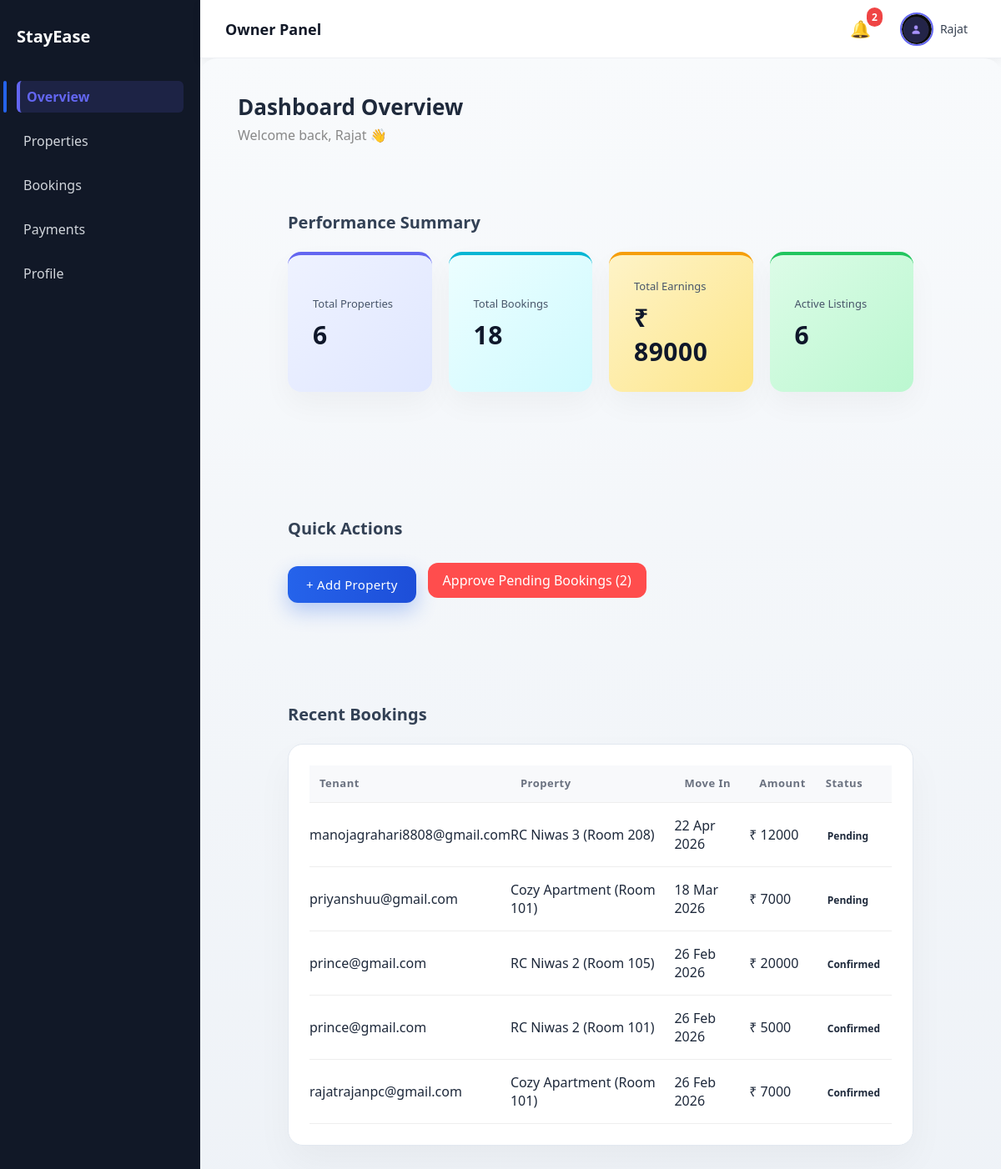
/dashboard/ (signed in), run on the app's committed database.
### accounts/models.py (models this page shows, shortened)
class UserProfile(models.Model):
    ROLE_CHOICES = [
        ('owner', 'Owner'),
        ('tenant', 'Tenant'),
    ]
    user = models.OneToOneField(User, on_delete=models.CASCADE)
    phone = models.CharField(max_length=15, blank=True, null=True)
    role = models.CharField(
        max_length=10,
        choices=ROLE_CHOICES,
        default="tenant"
    )
    profile_image = models.ImageField(upload_to="profile_pics/", blank=True)

### bookings/models.py (models this page shows, shortened)
class Booking(models.Model):
    STATUS_CHOICES = [
        ('pending', 'Pending'),
        ('confirmed', 'Confirmed'),
        ('cancelled', 'Cancelled'),
    ]
    room = models.ForeignKey(Room, on_delete=models.CASCADE, related_name="bookings")
    tenant = models.ForeignKey(User, on_delete=models.CASCADE)
    move_in_date = models.DateField()
    rent_amount = models.PositiveIntegerField()
    security_amount = models.PositiveIntegerField()
    total_amount = models.PositiveIntegerField()
    status = models.CharField(max_length=20, choices=STATUS_CHOICES, default="pending")
    created_at = models.DateTimeField(auto_now_add=True)

### properties/models.py (models this page shows, shortened)
class Room(models.Model):
    property = models.ForeignKey(
        Property,
        on_delete=models.CASCADE,
        related_name="rooms"
    )
    room_number = models.CharField(max_length=20)
    rent = models.DecimalField(max_digits=10, decimal_places=2)
    capacity = models.IntegerField()
    is_available = models.BooleanField(default=True)
    image = models.ImageField(upload_to="rooms/", blank=True, null=True)
    created_at = models.DateTimeField(auto_now_add=True)

class Property(models.Model):
    owner = models.ForeignKey(User, on_delete=models.CASCADE, related_name="properties")
    name = models.CharField(max_length=200)
    description = models.TextField()
    address = models.CharField(max_length=255, blank=True, null=True)
    city = models.CharField(max_length=100, blank=True, null=True)
    state = models.CharField(max_length=100, blank=True, null=True)
    pincode = models.CharField(max_length=10, blank=True, null=True)
    landmark = models.CharField(max_length=150, blank=True, null=True)
    main_image = models.ImageField(upload_to="properties/", blank=True, null=True)
    back_image = models.ImageField(upload_to="properties/", blank=True, null=True)
    is_active = models.BooleanField(default=False)
    is_paid_listing = models.BooleanField(default=False)
    created_at = models.DateTimeField(auto_now_add=True)

### accounts/views.py (the view, shortened to what this page needs)
# urls.py: path("dashboard/", views.dashboard, name="dashboard"),
@login_required(login_url="login")
def dashboard(request):
    profile = request.user.userprofile
    if profile.role == "owner":
        properties = Property.objects.filter(owner=request.user)
        bookings = Booking.objects.filter(room__property__owner=request.user)
        pending_count = bookings.filter(status="pending").count()
        total_properties = properties.count()
        total_bookings = bookings.count()
        total_earnings = bookings.filter(status="confirmed").aggregate(
            total=Sum("rent_amount")
        )["total"] or 0
        current_month = now().month
        monthly_revenue = bookings.filter(
            created_at__month=current_month,
            status="confirmed"
        ).aggregate(total=Sum("rent_amount"))["total"] or 0
        recent_bookings = bookings.order_by("-created_at")[:5]
        return render(request, "dashboard/owner_dashboard.html", {
            "total_properties": total_properties,
            "total_bookings": total_bookings,
            "total_earnings": total_earnings,
            "monthly_revenue": monthly_revenue,
            "recent_bookings": recent_bookings,
            "active_listings": properties.filter(is_active=True).count(),
            "pending_count": pending_count,
            "active_page": "overview"
        })

### accounts/context_processors.py (called while the page is built)
def notification_data(request):
    if request.user.is_authenticated:
        notifications = Notification.objects.filter(
            user=request.user
        ).order_by("-created_at")[:5]
        unread_count = Notification.objects.filter(
            user=request.user,
            is_read=False
        ).count()
        return {
            "notifications": notifications,
            "unread_count": unread_count,
        }
    return {}

### templates/dashboard/owner_dashboard.html
{% extends "dashboard/base_dashboard.html" %}
{% block dashboard_content %}
<div class="page-header">
    <div>
        <h1>Dashboard Overview</h1>
        <p>Welcome back, {{ request.user.first_name }} 👋</p>
    </div>
</div>
<section class="dashboard-section">
    <h2 class="section-title">Performance Summary</h2>
    <div class="stats-grid">
        <div class="stat-card">
            <span>Total Properties</span>
            <h3>{{ total_properties }}</h3>
        </div>
        <div class="stat-card">
            <span>Total Bookings</span>
            <h3>{{ total_bookings }}</h3>
        </div>
        <div class="stat-card">
            <span>Total Earnings</span>
            <h3>₹ {{ total_earnings }}</h3>
        </div>
        <div class="stat-card">
            <span>Active Listings</span>
            <h3>{{ active_listings }}</h3>
        </div>
    </div>
</section>
<section class="dashboard-section">
    <h2 class="section-title">Quick Actions</h2>
    <div class="action-buttons">
        <a href="/properties/add/"
           class="{% if pending_count == 0 %}highlight-add{% else %}primary-btn{% endif %}">
            + Add Property
        </a>
        <a href="/bookings/?status=pending"
           class="secondary-btn {% if pending_count > 0 %}alert-btn{% endif %}">
            Approve Pending Bookings
            {% if pending_count > 0 %}
                ({{ pending_count }})
            {% endif %}
        </a>
    </div>
</section>
<section class="dashboard-section">
    <h2 class="section-title">Recent Bookings</h2>
    <div class="dashboard-table">
        <table>
            <thead>
                <tr>
                    <th>Tenant</th>
                    <th>Property</th>
                    <th>Move In</th>
                    <th>Amount</th>
                    <th>Status</th>
                </tr>
            </thead>
            <tbody>
                {% for booking in recent_bookings %}
                <tr>
                    <td>{{ booking.tenant.email }}</td>
                    <td>
                        {{ booking.room.property.name }}
                        (Room {{ booking.room.room_number }})
                    </td>
                    <td>{{ booking.move_in_date|date:"d M Y" }}</td>
                    <td>₹ {{ booking.rent_amount }}</td>
                    <td>
                        <span class="status-badge {{ booking.status }}">
                            {{ booking.status|title }}
                        </span>
                    </td>
                </tr>
                {% empty %}
                <tr>
                    <td colspan="5" style="text-align:center;">
                        No bookings yet.
                    </td>
                </tr>
                {% endfor %}
            </tbody>
        </table>
    </div>
</section>
{% endblock %}

### templates/dashboard/base_dashboard.html (shortened to what this page needs)
{% load static %}
<!DOCTYPE html>
<html>
<head>
    <link rel="stylesheet" href="{% static 'css/style.css' %}">
</head>
<body>
<div class="dashboard-layout">
    <aside class="sidebar">
        <h2 class="logo">StayEase</h2>
        <nav>
        <a href="/dashboard/"
        class="{% if request.path == '/dashboard/' %}active{% endif %}">
        Overview
        </a>
        {% if request.user.userprofile.role == "owner" %}
            <a href="/properties/"
            class="{% if '/properties/' in request.path %}active{% endif %}">
            Properties
            </a>
            <a href="/bookings/"
            class="{% if '/bookings/' in request.path %}active{% endif %}">
            Bookings
            </a>
            <a href="/payments/"
            class="{% if '/payments/' in request.path %}active{% endif %}">
            Payments
            </a>
        {% endif %}
        <a href="/profile/"
        class="{% if '/profile/' in request.path or '/settings/' in request.path %}active{% endif %}">
        Profile
        </a>
    </nav>
    </aside>
    <div class="main-content">
        <div class="topbar">
            <h3>
                {% if request.user.userprofile.role == "owner" %}
                    Owner Panel
                {% else %}
                    Tenant Panel
                {% endif %}
            </h3>
            <div class="user-section">
               <div class="notification-wrapper">
                    <div class="notification-bell" onclick="toggleNotifications(event)">
                        🔔
                        {% if unread_count > 0 %}
                        <span class="notification-count">
                            {{ unread_count }}
                        </span>
                        {% endif %}
                    </div>
                </div>
               <div class="user-menu">
                    <div class="user-trigger" onclick="toggleUserMenu(event)">
                        <div class="avatar-circle">
                            {% if request.user.userprofile and request.user.userprofile.profile_image %}
                                <img src="{{ request.user.userprofile.profile_image.url }}"
                                    alt="Profile">
                            {% else %}
                                <span>
                                    {{ request.user.first_name|first|upper }}
                                </span>
                            {% endif %}
                        </div>
                        <span class="user-name">
                            {{ request.user.first_name }}
                        </span>
                    </div>
                </div>
            </div>
        </div>
        <div class="content-area">
            {% block dashboard_content %}
            {% endblock %}
        </div>
    </div>
</div>
</body>
</html>

### data on the page
Booking: tenant.email "manojagrahari8808@gmail.com", room.property.name "RC Niwas 3", room.room_number "208", move_in_date "22 Apr 2026", rent_amount "12000", status "Pending"
Booking: tenant.email "priyanshuu@gmail.com", room.property.name "Cozy Apartment", room.room_number "101", move_in_date "18 Mar 2026", rent_amount "7000", status "Pending"
Booking: tenant.email "prince@gmail.com", room.property.name "RC Niwas 2", room.room_number "105", move_in_date "26 Feb 2026", rent_amount "20000", status "Confirmed"
Booking: tenant.email "prince@gmail.com", room.property.name "RC Niwas 2", room.room_number "101", move_in_date "26 Feb 2026", rent_amount "5000", status "Confirmed"
Booking: tenant.email "rajatrajanpc@gmail.com", room.property.name "Cozy Apartment", room.room_number "101", move_in_date "26 Feb 2026", rent_amount "7000", status "Confirmed"

### other printed values
{{ unread_count }} "2"
{{ request.user.first_name }} "Rajat"
{{ total_properties }} "6"
{{ total_bookings }} "18"
{{ total_earnings }} "89000"
{{ active_listings }} "6"
{{ pending_count }} "2"
